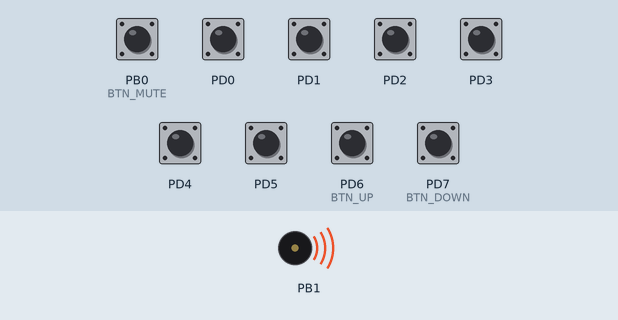
This program was run on a simulated ATmega328P, built with avr-gcc and emulated at 16 MHz. Shown: buzzer (waves = sounding). The inputs (shaded band) are chosen by the test bench; at power-on: PB0 (BTN_MUTE), PD0–5, PD6 (BTN_UP), PD7 (BTN_DOWN) HIGH.

Above: at 1.2 s.
1.3 s: PB0 (BTN_MUTE) pulled LOW for 0.15 s
At 2.5 s:
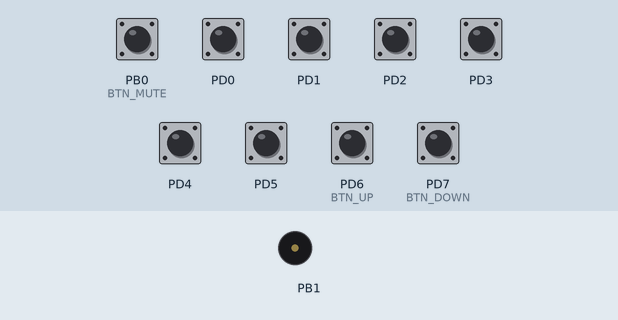
2.9 s: PB0 (BTN_MUTE) pulled LOW for 1 s
At 3.9 s:
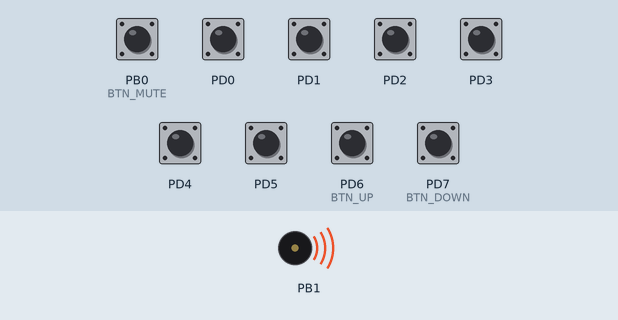
Timing chart, 0 to 5.9 s (numbered marks = the images above; inputs shaded):
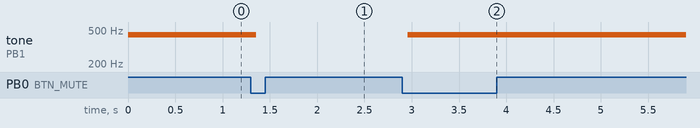

Measured:
- after the input at 1.3 s, tone on PB1: 440 Hz → silent after 0.06 s
- after the input at 2.9 s, tone on PB1: silent → 440 Hz after 0.06 s

The program:

main.c
```c
#include <stdint.h>
#define F_CPU 16000000UL

#include <avr/io.h>
#include <util/delay.h>
#include <avr/interrupt.h>

typedef uint16_t midint;


volatile uint8_t ms_ticks=0;
ISR(TIMER0_OVF_vect){ms_ticks++;};


static const uint16_t notes[] = {
    3816, 3607, 3400, 3213, 3029, 2862,  /* C4  to F4  */
    2702, 2550, 2406, 2272, 2144, 2023,  /* F#4 to B4  */
    1910, 1803, 1702, 1607, 1516, 1431,  /* C5  to F5  */
    1350, 1275, 1203, 1135, 1072, 1011,  /* F#5 to B5  */
    954                                    /* C6         */
};

enum {
    C4, Cs4, D4, Ds4, E4, F4,
    Fs4, G4, Gs4, A4, As4, B4,
    C5, Cs5, D5, Ds5, E5, F5,
    Fs5, G5, Gs5, A5, As5, B5,
    C6
};


static const uint8_t melody[] = {
    E4, E4, F4, G4,   G4, F4, E4, D4,
    C4, C4, D4, E4,   E4, D4, D4,
    E4, E4, F4, G4,   G4, F4, E4, D4,
    C4, C4, D4, E4,   D4, C4, C4
};


static const uint16_t durations[] = {
    300, 300, 300, 300,  300, 300, 300, 300,
    300, 300, 300, 300,  450, 150, 600,
    300, 300, 300, 300,  300, 300, 300, 300,
    300, 300, 300, 300,  450, 150, 600
};


#define NUM_NOTES ( sizeof(notes) / sizeof(notes[0]) )
#define BTN_UP PD6
#define BTN_DOWN PD7
#define BTN_MUTE PB0

void delayms(midint delay){
    while(delay--){ _delay_ms(1); };
}

static uint8_t debounce(uint8_t pin){
    uint8_t start= ms_ticks;
    if(!(PIND & (1 << pin))){
        //_delay_ms(50);
        while((uint8_t)(ms_ticks - start) < 50 ){};
        if(!(PIND & (1 << pin))){
            return 1;
        }
    }

    return 0;
}

static uint8_t offpush(void){
    if(!(PINB & (1 << BTN_MUTE))){
        _delay_ms(50);
        if(!(PINB & (1 << BTN_MUTE))){
            return 1;
        }
    }
    return 0;
}


static void play_note( uint8_t * melodylist , midint length );


int main(void){

    DDRB |= (1<<PB1) ;
    DDRB &= ~( ( 1 << BTN_MUTE ) );
    PORTB |= ( 1 << BTN_MUTE );

    DDRD &= ~( (1<<BTN_UP) | (1 << BTN_DOWN) ) ;
    PORTD |= ( 1 << BTN_UP) | (1 << BTN_DOWN) ;
    /*timer0*/
    TCCR0A = 0x00;//( 1 << WGM01 );
    TCCR0B &= ~( 1 << WGM02 );

    TCCR0B |= (1 << CS00) ;  //( 1<< CS01) | ( 1 << CS00 );
    TIMSK0 |=  ( 1 << TOIE0 );
    //TCNT0 = 0x00;

    TCCR1A = ( 1 << COM1A0 );
    TCCR1B = ( 1 << WGM12 ) | ( 1 << CS11);

    uint8_t note_idx = 9;
    OCR1A = notes[note_idx];
    sei();

    uint8_t mute = 0;

    while(1){

        if(offpush()){
            mute = ( mute==0 ) ? 1 : 0 ;
                if(mute==1)OCR1A=0;
                else OCR1A=notes[note_idx];
            while(!(PINB & (1 << BTN_MUTE)));
            _delay_ms(50);
        }

        if(mute == 0){

            //play_note((uint8_t *)melody[0],sizeof(melody)/sizeof(melody[0]));
            if(debounce(BTN_UP)){

            if( note_idx < NUM_NOTES - 1 ){
                note_idx++;
                OCR1A = notes[note_idx];
            }
            while(!(PIND & ( 1 << BTN_UP)));
            _delay_ms(50);
        }

        if(debounce(BTN_DOWN)){
            if(note_idx>0){
                note_idx--;
                OCR1A = notes[note_idx];
            }
            while(!(PIND & (1 << BTN_DOWN)));
            _delay_ms(50);
        }

        }
        };

        cli();
}


static void play_note( uint8_t * melodylist , midint length )
{
    //midint start;
    for( midint i = 0 ; i < length ; i++  ){
            OCR1A = notes[*(melodylist+i)]  ;
            //start = ms_ticks;
            //while( (uint8_t )(ms_ticks - start)  < /*durations[i]*/255 ){};
            delayms(durations[i]);


    }

};
```
